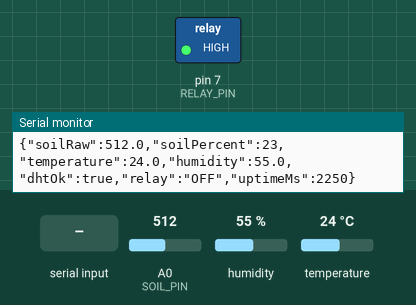
Simulated run of this sketch. Board: Arduino Uno, built with avr-gcc and run on an emulated ATmega328P. On the bench: switched loads named in the sketch (green lamp = pin HIGH), the last lines printed to the serial monitor. The test bench sets the inputs (shaded band); at power-on: A0 (SOIL_PIN) = 512, humidity 55 %, temperature 24 °C.

Above: at 3.2 s.
3.3 s: "RELAY_ON\n" received over Serial
At 5.3 s:
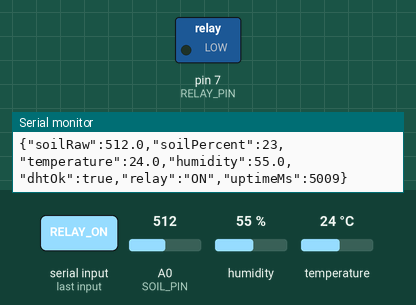
6.2 s: "RELAY_OFF\n" received over Serial
At 8.3 s:
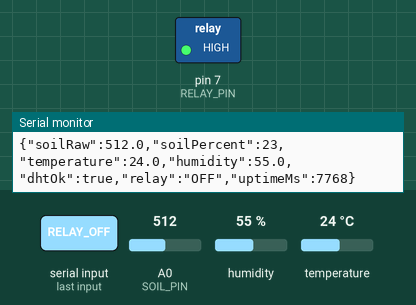
Timing chart, 0 to 9.8 s (numbered marks = the images above; inputs shaded):
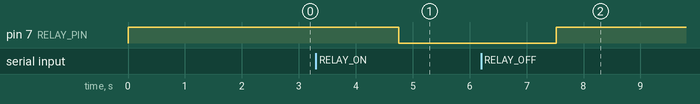

The sketch:

uno_agri_check.ino
```cpp
#include <DHT.h>

constexpr uint8_t DHT_PIN = 2;
constexpr uint8_t SOIL_PIN = A0;
constexpr uint8_t RELAY_PIN = 7;
constexpr int SOIL_WET_RAW = 0;
constexpr int SOIL_DRY_RAW = 672;

DHT dht(DHT_PIN, DHT22);
bool relayOn = false;

void setRelay(bool enabled) {
  relayOn = enabled;
  // The tested relay module is active-low.
  digitalWrite(RELAY_PIN, enabled ? LOW : HIGH);
}

void handleSerialCommand() {
  if (!Serial.available()) return;
  String command = Serial.readStringUntil('\n');
  command.trim();
  if (command == "RELAY_ON") setRelay(true);
  if (command == "RELAY_OFF") setRelay(false);
}

void setup() {
  Serial.begin(9600);
  Serial.setTimeout(30);
  pinMode(DHT_PIN, INPUT_PULLUP);
  pinMode(SOIL_PIN, INPUT);
  digitalWrite(RELAY_PIN, HIGH);
  pinMode(RELAY_PIN, OUTPUT);
  setRelay(false);
  dht.begin();
  delay(2000);
}

void loop() {
  handleSerialCommand();
  unsigned long soilTotal = 0;
  for (uint8_t i = 0; i < 20; ++i) {
    soilTotal += analogRead(SOIL_PIN);
    delay(10);
  }
  const float soilAverage = soilTotal / 20.0;
  const int soilPercent = constrain(map((int)soilAverage, SOIL_DRY_RAW, SOIL_WET_RAW, 0, 100), 0, 100);

  const float humidity = dht.readHumidity();
  const float temperature = dht.readTemperature();
  const bool dhtOk = !isnan(humidity) && !isnan(temperature);

  Serial.print("{\"soilRaw\":");
  Serial.print(soilAverage, 1);
  Serial.print(",\"soilPercent\":");
  Serial.print(soilPercent);
  Serial.print(",\"temperature\":");
  if (dhtOk) Serial.print(temperature, 1); else Serial.print("null");
  Serial.print(",\"humidity\":");
  if (dhtOk) Serial.print(humidity, 1); else Serial.print("null");
  Serial.print(",\"dhtOk\":");
  Serial.print(dhtOk ? "true" : "false");
  Serial.print(",\"relay\":\"");
  Serial.print(relayOn ? "ON" : "OFF");
  Serial.print("\",\"uptimeMs\":");
  Serial.print(millis());
  Serial.println("}");
  delay(2500);
}
```

Measured:
- after the input at 3.3 s, pin 7 (RELAY_PIN): HIGH → LOW after 1.5 s
- after the input at 6.2 s, pin 7 (RELAY_PIN): LOW → HIGH after 1.3 s
